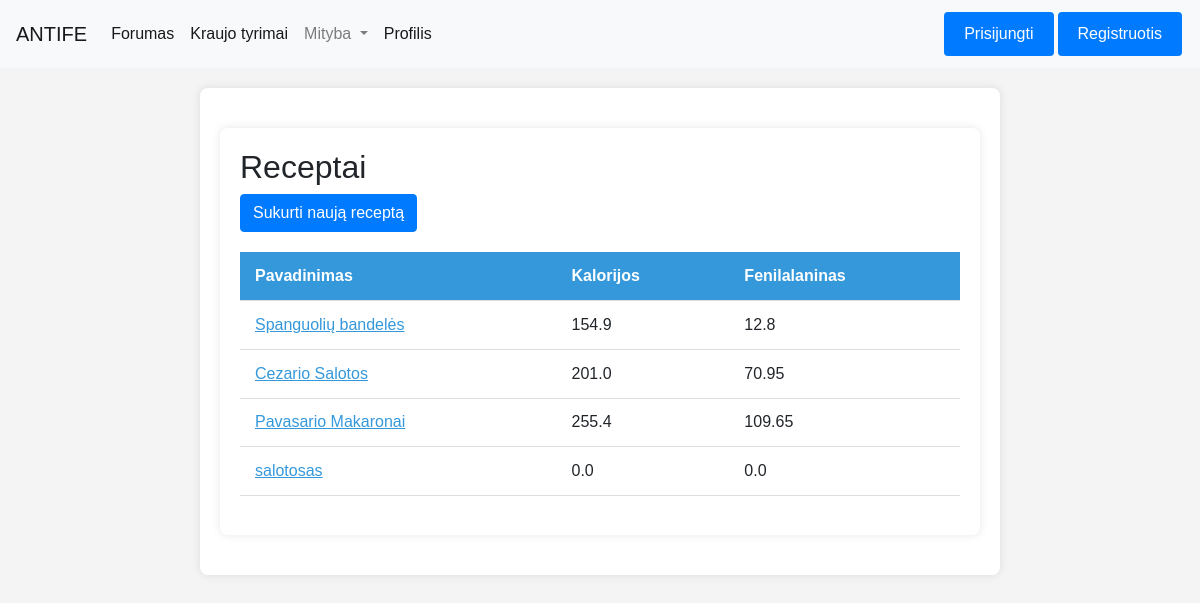
The page /mityba/receptai_list/ on the database its author committed.
### homepage/models.py (models this page shows)
class Receptai(models.Model):
    kalorijos = models.FloatField(default=0.0)
    pavadinimas = models.CharField(max_length=255)
    fenilalaninas = models.FloatField(default=0.0)
    aprasas = models.CharField(max_length=255)

### Mityba/views.py (the view)
# urls.py: path('receptai_list/', views.receptai_list, name='receptai_list'),
def receptai_list(request):
    receptai_list = Receptai.objects.all()
    return render(request, 'Receptai.html', {'receptai_list': receptai_list})

### Mityba/templates/Receptai.html (shortened to what this page needs)
{% extends "base.html" %}
{% block content %}
    <div class="container">
        <h2>Receptai</h2>
        <a href="{% url 'mityba:create_recipe' %}" class="btn btn-primary custom-button">Sukurti naują receptą</a>
        <table class="styled-table">
            <thead>
                <tr>
                    <th>Pavadinimas</th>
                    <th>Kalorijos</th>
                    <th>Fenilalaninas</th>
                </tr>
            </thead>
            <tbody>
                {% for receptas in receptai_list %}
                    <tr>
                        <td class="name-cell" data-toggle="aprasas-{{ forloop.counter }}">{{ receptas.pavadinimas }}</td>
                        <td>{{ receptas.kalorijos }}</td>
                        <td>{{ receptas.fenilalaninas }}</td>
                    </tr>
                {% endfor %}
            </tbody>
        </table>
    </div>
{% endblock %}

### Mityba/templates/Receptai.html (style rules this page uses)
body { font-family: 'Arial', sans-serif; background-color: #f4f4f4; margin: 0; padding: 0; }
.container { max-width: 800px; margin: 20px auto; background-color: #fff; padding: 20px; border-radius: 8px; box-shadow: 0 0 10px rgba(0, 0, 0, 0.1); }
.styled-table { width: 100%; border-collapse: collapse; margin: 20px 0; font-size: 16px; text-align: left; }
.styled-table th, .styled-table td { padding: 12px 15px; border-bottom: 1px solid #ddd; cursor: pointer; }
.styled-table th { background-color: #3498db; color: #fff; }
.name-cell { color: #3498db; text-decoration: underline; cursor: pointer; }

### rows shown on the page
Receptai: pavadinimas "Spanguolių bandelės", kalorijos "154.9", fenilalaninas "12.8"
Receptai: pavadinimas "Cezario Salotos", kalorijos "201.0", fenilalaninas "70.95"
Receptai: pavadinimas "Pavasario Makaronai", kalorijos "255.4", fenilalaninas "109.65"
Receptai: pavadinimas "salotosas", kalorijos "0.0", fenilalaninas "0.0"
